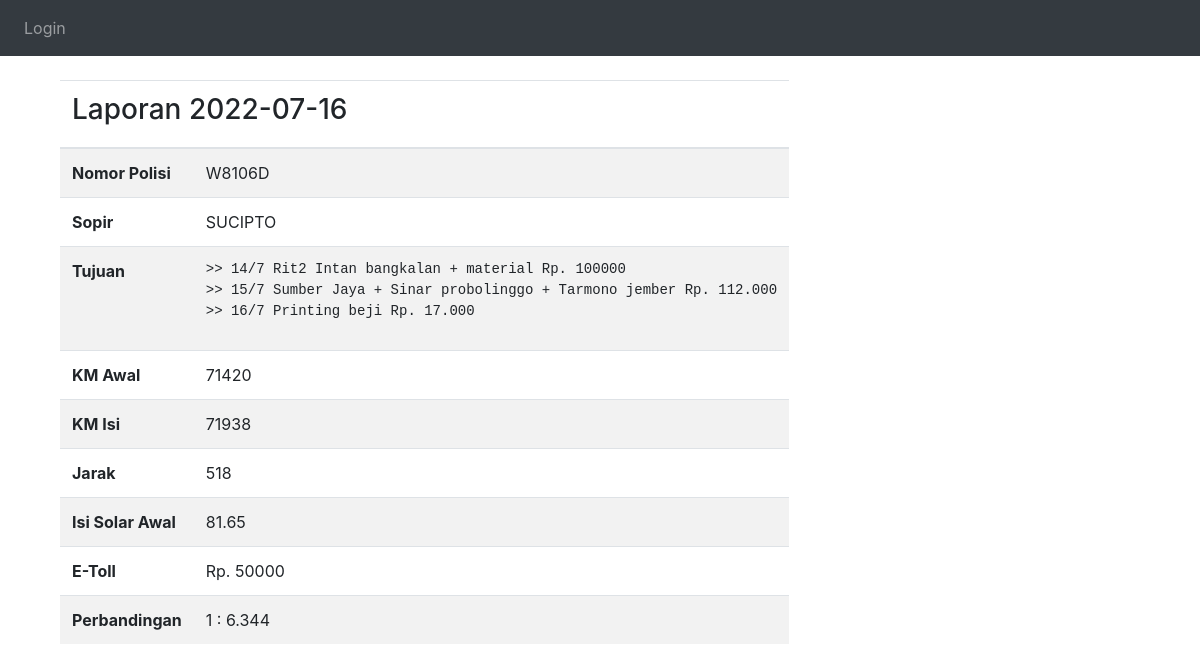
The app's page /laporan/2 with its own data.
### website/models.py (models this page shows)
class Laporan(db.Model):
    id = db.Column(db.Integer, primary_key=True)
    tanggal = db.Column(db.Date())
    nopol = db.Column(db.String(100))
    sopir = db.Column(db.String(100))
    tujuan = db.Column(db.String(500))
    km_awal = db.Column(db.Integer)
    km_isi = db.Column(db.Integer)
    solar_awal = db.Column(db.Float)
    tujuan = db.Column(db.String(500))
    e_toll = db.Column(db.Integer)
    username = db.Column(db.String(150), db.ForeignKey('user.username'))

### website/views.py (the view)
@views.route('/laporan/<int:id>')
def laporan(id):
    laporan =  Laporan.query.get_or_404(id)
    return render_template('laporan.html', user=current_user, laporan=laporan)

### website/templates/laporan.html (shortened to what this page needs)
{% extends "base.html" %} {% block title %}Detail Laporan{% endblock %}
    {% block content %}
    <article class="media content-section">
      <div class="media-body">
        <div class="article-metadata">
          <div class="col-md-4">
            <div class="content-section"><br/>
              <table class="table table-striped table-hover">
                <thead>
              <tr>
                <th colspan="2"><h3>Laporan {{ laporan.tanggal }}</h2></th>
              </tr>
            </thead>
            <tbody>
              <tr>
                <th scope="row">Nomor Polisi</th>
                <td>{{ laporan.nopol }}</td>
              </tr>
              <tr>
                <th scope="row">Sopir</th>
                <td>{{ laporan.sopir }}</td>
              </tr>
              <tr>
                <th scope="row">Tujuan</th>
                <td><pre>{{ laporan.tujuan }}</pre></td>
              </tr>
              <tr>
                <th scope="row">KM Awal</th>
                <td>{{ laporan.km_awal }}</td>
              </tr>
              <tr>
                <th scope="row">KM Isi</th>
                <td>{{ laporan.km_isi }}</td>
              </tr>
              <tr>
                <th scope="row">Jarak</th>
                <td>{{ laporan.km_isi-laporan.km_awal }}</td>
              </tr>
              <tr>
                <th scope="row">Isi Solar Awal</th>
                <td>{{ laporan.solar_awal }}</td>
              </tr>
              <tr>
                <th scope="row">E-Toll</th>
                <td>{{ 'Rp. '+ laporan.e_toll|string }}</td>
              </tr>
              <tr>
                <th scope="row">Perbandingan</th>
                <td>{% if laporan.solar_awal == 0 %}
                  {{ '0' }}
                {% else %}
                  {{ '1 : ' + '%0.3f'|format((laporan.km_isi-laporan.km_awal)/laporan.solar_awal)|float|string }}
                {% endif %}</td>
              </tr>
            </tbody>
            </table>
            </div>
        </div>
    {% endblock content %}

### records on screen
Laporan: tanggal "2022-07-16", nopol "W8106D", sopir "SUCIPTO", tujuan ">> 14/7 Rit2 Intan bangkalan + material Rp. 100000 >> 15/7 Sumber Jaya + Sinar probolinggo + Tarmono jember Rp. 112.000 >> 16/7 Printing beji Rp. 17.000", km_awal "71420", km_isi "71938", laporan.km_isi-laporan.km_awal "518", solar_awal "81.65", e_toll "Rp. 50000", km_isi+km_awal+solar_awal "1 : 6.344"
